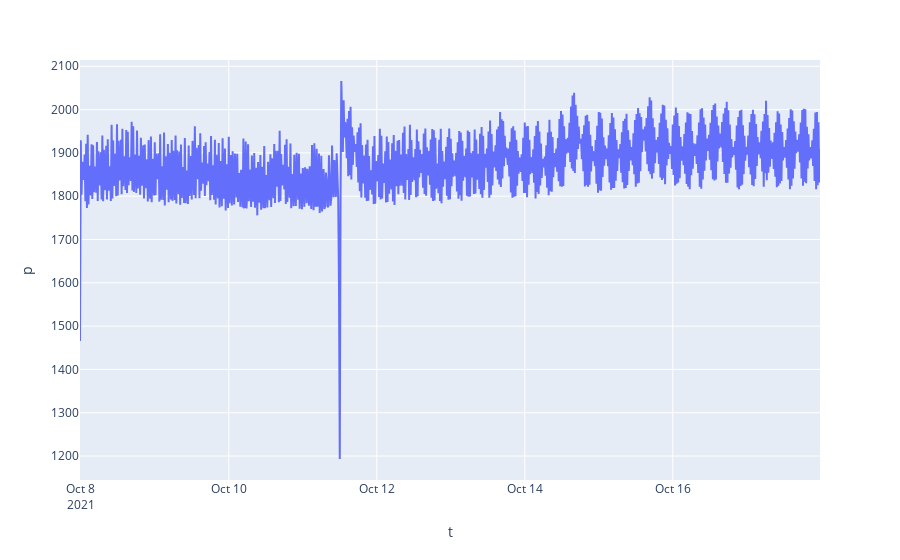

Notebook cell for this chart:
### Code cell
px.line(data_frame=sigma_line, x=sigma_line.index, y='p')

### Figure 1 — Plotly figure (JSON) as saved in the notebook; plotly's stock layout.template omitted (floating-point values rounded to 4 significant figures; data arrays with more than 128 entries replaced by an {"elided": "..."} marker saying what was removed)
{"data": [{"hovertemplate": "t=%{x}<br>p=%{y}<extra></extra>", "legendgroup": "", "line": {"color": "#636efa", "dash": "solid"}, "marker": {"symbol": "circle"}, "mode": "lines", "name": "", "orientation": "v", "showlegend": false, "type": "scatter", "x": {"elided": "961 str values"}, "xaxis": "x", "y": {"elided": "961 float values"}, "yaxis": "y"}], "layout": {"legend": {"tracegroupgap": 0}, "margin": {"t": 60}, "xaxis": {"anchor": "y", "domain": [0, 1], "title": {"text": "t"}}, "yaxis": {"anchor": "x", "domain": [0, 1], "title": {"text": "p"}}}}
